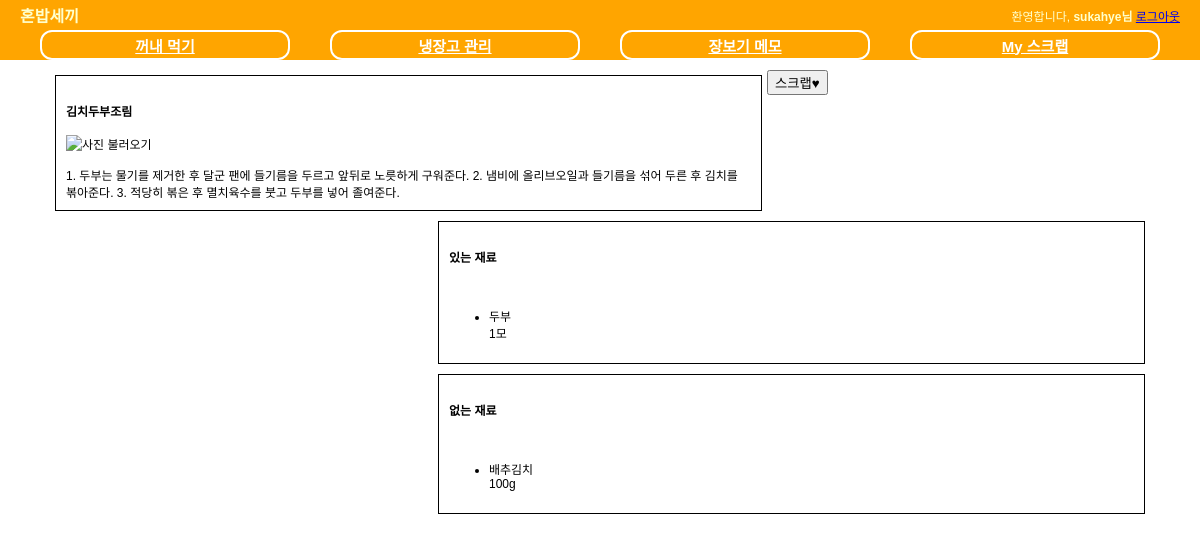
/fridge/11/menu_detail/ (signed in), run on the app's committed database.
### fridge/models.py (models this page shows, shortened)
class Menu(models.Model):
    menu_name = models.CharField(max_length=50)
    menu_image = models.ImageField(verbose_name='menu_image', upload_to='images/menu', blank=True)
    menu_thumbnail = ImageSpecField(source='menu_image', processors=[ResizeToFill(100, 50)],
                                    format='JPEG',
                                    options={'quality': 60})
    main_ingredients = JSONField(verbose_name='main_ingredients', default=dict)
    sub_ingredients = JSONField(verbose_name='sub_ingredients', default=dict)
    class Meta:
        verbose_name = 'Cooking Menu'
        ordering = ['menu_name']

class Recipe(models.Model):
    sauce = models.ManyToManyField(Sauce, related_name='sauce')
    description = models.TextField()
    menu = models.OneToOneField('Menu', on_delete=models.CASCADE, related_name='recipe')
    class Meta:
        verbose_name = 'Recipe'

class Ingredient(models.Model):
    ingredientName = models.CharField(max_length=50)
    type = models.IntegerField(default=0)
    category = models.IntegerField(default=0)
    storageMethod = models.IntegerField(default=0)
    unit = models.CharField(max_length=100)
    defaultValue = models.IntegerField(default=0)
    ingredientCode = models.IntegerField(default=0)

### fridge/views.py (the view)
# urls.py: url(r'^(?P<pk>[0-9]+)/menu_detail/$', RecommendationDetail.as_view(), name='menu_detail'),
class RecommendationDetail(View):
    def get(self, request, pk):
        template_name = 'fridge/menu_detail.html'
        recom_menu = get_object_or_404(Menu, pk=pk)
        yes_ingre, no_ingre = Recommendation.has_what(request.user, pk)
        return render(request, template_name, {'menu':recom_menu,
                                               'yes_ingre':yes_ingre,
                                               'no_ingre':no_ingre})

### fridge/fields.py (called while the page is built)
    def to_python(self, value):
        if self.blank and not value:
            return None
        if isinstance(value, six.string_types):
            try:
                return json.loads(value)
            except Exception as e:
                raise ValidationError(str(e))
        else:
            return value

        def from_db_value(self, value, expression, connection):
            return self.to_python(value)

### fridge/models.py (called while the page is built)
    def has_what(owner, pk):
        menu_item = Menu.objects.get(pk=pk)
        menu_main = set(int(k) for k in menu_item.main_ingredients.keys())
        fridge_item = FridgeItem.objects.values_list('iteminfo', flat=True).filter(owner=owner)
        has_fridge= set()
        for k in fridge_item:
            has_fridge.add(Ingredient.objects.get(pk=k).ingredientCode)
        temp_yes_ingre = menu_main.intersection(has_fridge)
        temp_no_ingre = menu_main.difference(has_fridge)
        yes_ingre = {}
        no_ingre = {}
        for k in temp_yes_ingre:
            yes_ingre[Ingredient.objects.get(ingredientCode=k)] = menu_item.main_ingredients[str(k)]
        for k in temp_no_ingre:
            no_ingre[Ingredient.objects.get(ingredientCode=k)] = menu_item.main_ingredients[str(k)]
        return (yes_ingre, no_ingre)

### fridge/templates/fridge/menu_detail.html (shortened to what this page needs)
{% extends "base.html" %}
{% load staticfiles %}
{% block extrastyle %}{% static "fridge/menu_detail.css" %}{% endblock %}
{% block content %}
<div id="content">
    <div id="recipe">
        <h4>{{ menu.menu_name }}</h4>
        {% if menu.menu_image %}
            <img src="{{ menu.menu_image.url }}" height="300" /> <br><br>
        {% else %}
            <img src="//:0" height="300" title="사진 불러오기"> <br><br>
        {% endif %}
        <span>
            {{ menu.recipe.description }}
        </span>
    </div>
    <div id="yes_ingredients">
        <h4>있는 재료</h4> <br>
       <ul>
            {% for ingre_code, ingre_weight in yes_ingre.items %}
           <li>{{ ingre_code.ingredientName }}<br>
           {{ ingre_weight }}{{ ingre_code.unit }}</li>
            {% endfor %}
        </ul>
    </div>
    <div id="no_ingredients">
        <h4>없는 재료</h4> <br>
       <ul>
            {% for ingre_code, ingre_weight in no_ingre.items %}
           <li>{{ ingre_code.ingredientName }}<br>
               {{ ingre_weight }}{{ ingre_code.unit }}
           </li>
            {% endfor %}
        </ul>
    </div>
    <div>
    <form method="POST" action="{% url 'fridge:do_scrap' menu.id %}">{% csrf_token %}<input type="submit" value="스크랩&hearts;"></form>
    </div>
</div>
{% endblock %}

### templates/base.html (shortened to what this page needs)
<!DOCTYPE html>
<html lang="ko">
<head>
</head>
{% load staticfiles %}
<link rel="stylesheet" type="text/css" href="{% static "css/base.css" %}" />
<link rel="stylesheet" type="text/css" href="{% block extrastyle %}{% endblock %}"/>
<body>
    <div id="header">
        <h2 class="maintitle">혼밥세끼</h2>
        {% if user.is_active %}
        <h4 class="welcome">환영합니다,
            <strong>{% firstof user.get_short_name user.get_username %}님</strong>
            <a href="{% url 'logout' %}">로그아웃</a>
        </h4>
        {% else %}
        <h4 class="welcome">환영합니다, 게스트 사용자님 /
            <a href="{% url 'login' %}">로그인</a>
            <a href="{% url 'register' %}">회원가입</a>
        </h4>
        {% endif %}
    </div>
    <div id="menu">
        <li><a href ="{% url 'fridge:recommendation' %}">꺼내 먹기</a></li>
        <li><a href ="{% url 'fridge:manage' %}">냉장고 관리</a></li>
        <li><a href ="{% url 'fridge:shopping' %}">장보기 메모</a></li>
        <li><a href ="{% url 'fridge:scrap_list' %}">My 스크랩</a></li>
    </div>
    {% block content %} {% endblock %}
</body>
</html>

### static/css/base.css (style rules this page uses)
body { font-family: "Lucida Grande", Verdana, Arial, sans-serif; font-size: 12px; }
div#header { position: absolute; top: 0px; left: 0px; height: 30px; width:100%; display: table; background: orange; }
div#menu { position: absolute; top:30px; left:0px; height:30px; width: 100%; display: table; table-layout:fixed; border-spacing: 40px 0px; background: orange; font-size: 15px; }
div#content { position: absolute; top:70px; left:50px; right:50px; }
.maintitle { display: table-cell; vertical-align: middle; padding-left:20px; color: #ffc; font-weight: bold; font-size: 16px; }
.welcome { display:table-cell; vertical-align: middle; text-align: right; padding-right: 20px; color: #ffc; font-weight: normal; font-size: 12px; }
div#menu a:link, div#menu a:visited { color: white; }
div#menu >li { display: table-cell; vertical-align: middle; border: 2px solid white; border-radius: 12px; text-align: center; font-weight: bold; text-decoration:none; }

### fridge/static/fridge/menu_detail.css (style rules this page uses)
div#recipe { border-color:black; border-width:1px; border-style:solid; float:left; width:685px; padding:10px; margin: 5px; }
div#yes_ingredients { border-color:black; border-width:1px; border-style:solid; float:right; width:685px; padding: 10px; margin: 5px; }
div#no_ingredients { border-color:black; border-width:1px; border-style:solid; float:right; width:685px; padding: 10px; margin: 5px; }

### data on the page
Menu: menu_name "김치두부조림", recipe.description "1. 두부는 물기를 제거한 후 달군 팬에 들기름을 두르고 앞뒤로 노릇하게 구워준다. 2. 냄비에 올리브오일과 들기름을 섞어 두른 후 김치를 볶아준다. 3. 적당히 볶은 후 멸치육수를 붓고 두부를 넣어 졸여준다."
Ingredient: ingredientName "두부", storageMethod "1", unit "모"
Ingredient: ingredientName "배추김치", ingre_weight "100", unit "g"
